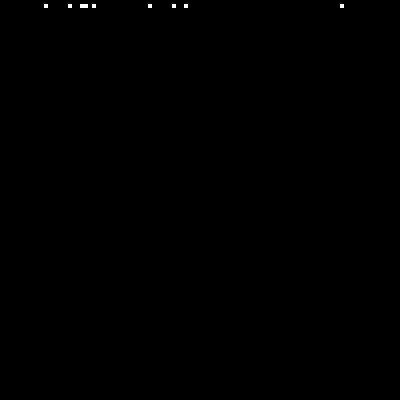
Frame 1 (no input)
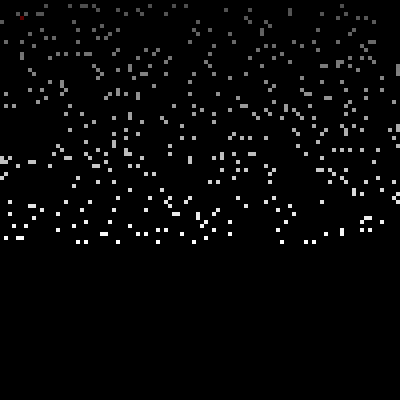
Frame 60 (the mouse pressed at the canvas centre just before this capture)
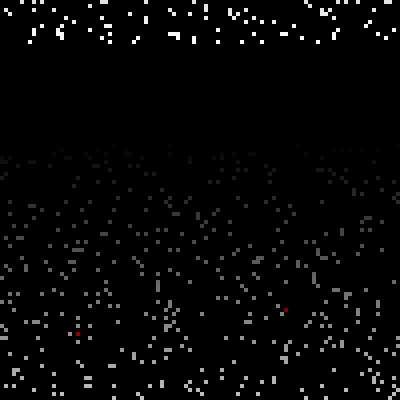
Frame 120 (the mouse held since frame 60 and released just before this capture)

The Processing sketch that drew these frames (run headless with seeded random() and noise(); from frame 60 on, the mouse is pressed at the canvas centre):

// Processing sketch: scanner_vertical
// ── scanner_vertical.pde
void setup() {
  size(400, 400);
  background(0);
  noStroke();
  frameRate(10);
}

void draw() {
  blendMode(SUBTRACT);
  fill(255, 4);
  rect(0, 0, 400, 400);
  blendMode(BLEND);
  fill(255);
  int y = frameCount % 110;
  for (int x = 0; x < 100; x++) {
    if (random(1) < 0.07) {
      if (random(1) < 0.01) {
        fill(255, 0, 0);
      } else {
        fill(255);
      }
      rect(x * 4, y * 4, 4, 4);
    }
  }
}
